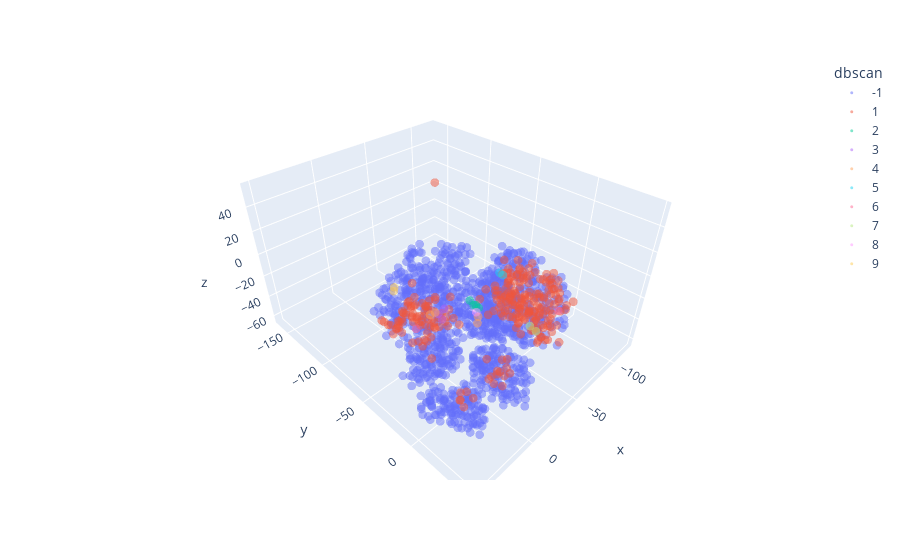

Notebook source saved alongside this figure:
### Code cell
tsne_3d_df['dbscan'] = [str(label) for label in new_data['Cluster']]
plot_3d(tsne_3d_df, name='dbscan')

### Figure 1 — Plotly figure (JSON) as saved in the notebook; plotly's stock layout.template omitted (floating-point values rounded to 4 significant figures; data arrays with more than 128 entries replaced by an {"elided": "..."} marker saying what was removed)
{"data": [{"hovertemplate": "dbscan=-1<br>x=%{x}<br>y=%{y}<br>z=%{z}<extra></extra>", "legendgroup": "-1", "marker": {"color": "#636efa", "opacity": 0.5, "size": 3, "symbol": "circle"}, "mode": "markers", "name": "-1", "scene": "scene", "showlegend": true, "type": "scatter3d", "x": {"elided": "1042 float values"}, "y": {"elided": "1042 float values"}, "z": {"elided": "1042 float values"}}, {"hovertemplate": "dbscan=1<br>x=%{x}<br>y=%{y}<br>z=%{z}<extra></extra>", "legendgroup": "1", "marker": {"color": "#EF553B", "opacity": 0.5, "size": 3, "symbol": "circle"}, "mode": "markers", "name": "1", "scene": "scene", "showlegend": true, "type": "scatter3d", "x": {"elided": "255 float values"}, "y": {"elided": "255 float values"}, "z": {"elided": "255 float values"}}, {"hovertemplate": "dbscan=2<br>x=%{x}<br>y=%{y}<br>z=%{z}<extra></extra>", "legendgroup": "2", "marker": {"color": "#00cc96", "opacity": 0.5, "size": 3, "symbol": "circle"}, "mode": "markers", "name": "2", "scene": "scene", "showlegend": true, "type": "scatter3d", "x": [-18.49, -17.14, -16.96, -21.55], "y": [-17.56, -20.09, -11.78, -18.26], "z": [-5.11, -1.705, -3.212, -7.204]}, {"hovertemplate": "dbscan=3<br>x=%{x}<br>y=%{y}<br>z=%{z}<extra></extra>", "legendgroup": "3", "marker": {"color": "#ab63fa", "opacity": 0.5, "size": 3, "symbol": "circle"}, "mode": "markers", "name": "3", "scene": "scene", "showlegend": true, "type": "scatter3d", "x": [14.27, 14.2, 11.11], "y": [-17.94, -14.43, -15.54], "z": [6.733, 4.345, 10.3]}, {"hovertemplate": "dbscan=4<br>x=%{x}<br>y=%{y}<br>z=%{z}<extra></extra>", "legendgroup": "4", "marker": {"color": "#FFA15A", "opacity": 0.5, "size": 3, "symbol": "circle"}, "mode": "markers", "name": "4", "scene": "scene", "showlegend": true, "type": "scatter3d", "x": [-7.421, 13.84, -9.799, 9.159], "y": [-4.092, -25.81, -5.905, -25.94], "z": [-5.833, 1.017, -3.082, -0.02861]}, {"hovertemplate": "dbscan=5<br>x=%{x}<br>y=%{y}<br>z=%{z}<extra></extra>", "legendgroup": "5", "marker": {"color": "#19d3f3", "opacity": 0.5, "size": 3, "symbol": "circle"}, "mode": "markers", "name": "5", "scene": "scene", "showlegend": true, "type": "scatter3d", "x": [-29.26, -30.49], "y": [-3.34, -7.126], "z": [21.57, 20.9]}, {"hovertemplate": "dbscan=6<br>x=%{x}<br>y=%{y}<br>z=%{z}<extra></extra>", "legendgroup": "6", "marker": {"color": "#FF6692", "opacity": 0.5, "size": 3, "symbol": "circle"}, "mode": "markers", "name": "6", "scene": "scene", "showlegend": true, "type": "scatter3d", "x": [-32.46, 26.63], "y": [37.93, -25.05], "z": [14.43, -2.403]}, {"hovertemplate": "dbscan=7<br>x=%{x}<br>y=%{y}<br>z=%{z}<extra></extra>", "legendgroup": "7", "marker": {"color": "#B6E880", "opacity": 0.5, "size": 3, "symbol": "circle"}, "mode": "markers", "name": "7", "scene": "scene", "showlegend": true, "type": "scatter3d", "x": [-12.61, -12.91], "y": [32.16, 36.5], "z": [11.18, 9.713]}, {"hovertemplate": "dbscan=8<br>x=%{x}<br>y=%{y}<br>z=%{z}<extra></extra>", "legendgroup": "8", "marker": {"color": "#FF97FF", "opacity": 0.5, "size": 3, "symbol": "circle"}, "mode": "markers", "name": "8", "scene": "scene", "showlegend": true, "type": "scatter3d", "x": [-12.95], "y": [-10.3], "z": [-3.586]}, {"hovertemplate": "dbscan=9<br>x=%{x}<br>y=%{y}<br>z=%{z}<extra></extra>", "legendgroup": "9", "marker": {"color": "#FECB52", "opacity": 0.5, "size": 3, "symbol": "circle"}, "mode": "markers", "name": "9", "scene": "scene", "showlegend": true, "type": "scatter3d", "x": [31.78, 31.0], "y": [-37.34, -39.14], "z": [26.31, 21.99]}], "layout": {"legend": {"title": {"text": "dbscan"}, "tracegroupgap": 0}, "margin": {"t": 60}, "scene": {"domain": {"x": [0, 1], "y": [0, 1]}, "xaxis": {"title": {"text": "x"}}, "yaxis": {"title": {"text": "y"}}, "zaxis": {"title": {"text": "z"}}}}}
